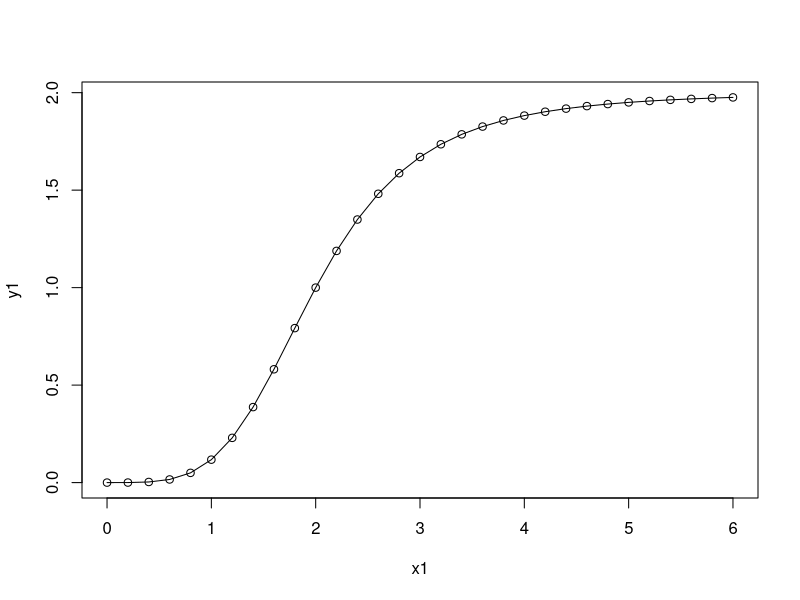
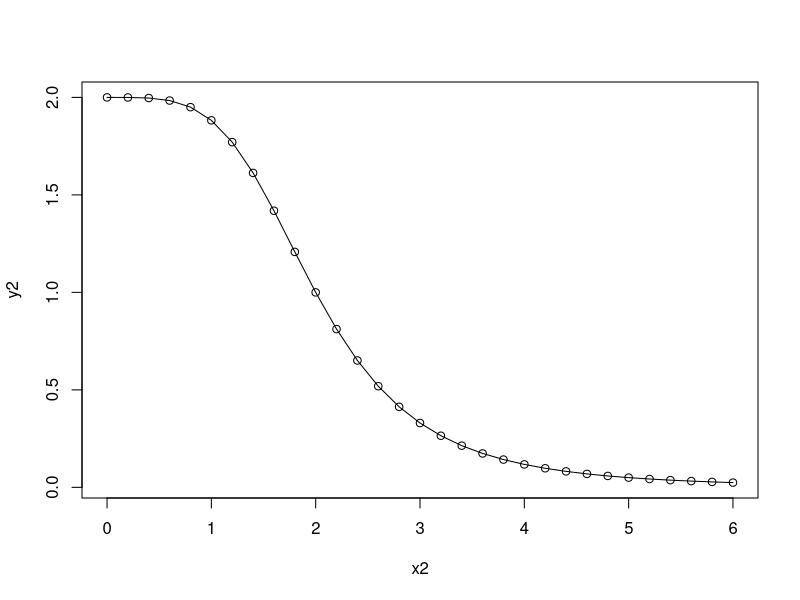
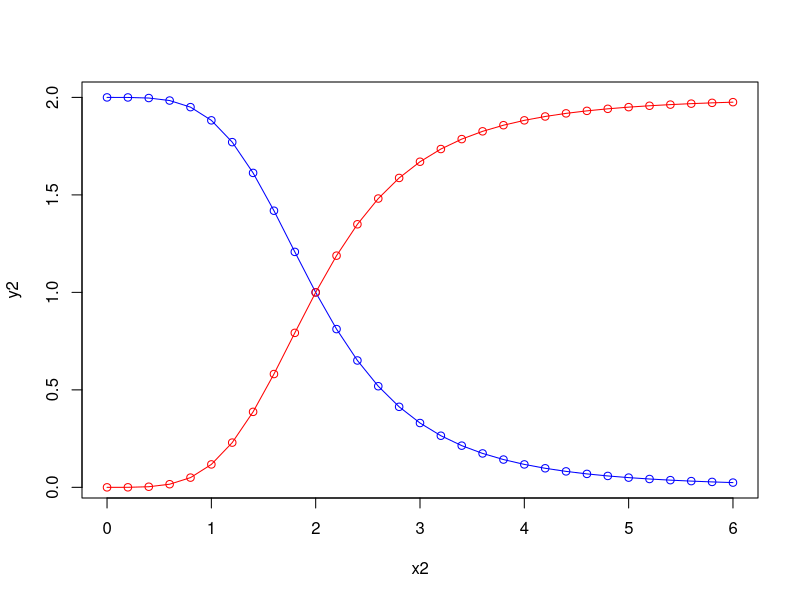

Reproduce these figures in R, in order.
## ---- chunk 1
knitr::opts_chunk$set(echo = TRUE)
## ---- chunk 2
knitr::opts_chunk$set(echo = TRUE)
## ---- chunk 3

hillfunc_act <- function(beta, k, x, n){
                                y= beta*x^n/(k^n+x^n)
                                return(y)
}
## ---- chunk 4
x1 <- seq(0,6, by=0.2)
y1 <- hillfunc_act(beta=2,k=2,x=x1,n=4)
plot(x1,y1,type = 'o')
## ---- chunk 5

hillfunc_repr <- function(beta, k, x, n){
                                y= beta*k^n/(k^n+x^n)
                                return(y)
}
## ---- chunk 6
x2 <- seq(0,6, by=0.2)
y2 <- hillfunc_repr(beta=2,k=2,x=x2,n=4)
plot(x2,y2,type = 'o')
## ---- chunk 7
plot(x2,y2,type = 'o',col="blue")
lines(x1,y1,type = 'o',col="red")
## ---- chunk 8
1+1 # just a test to pull
